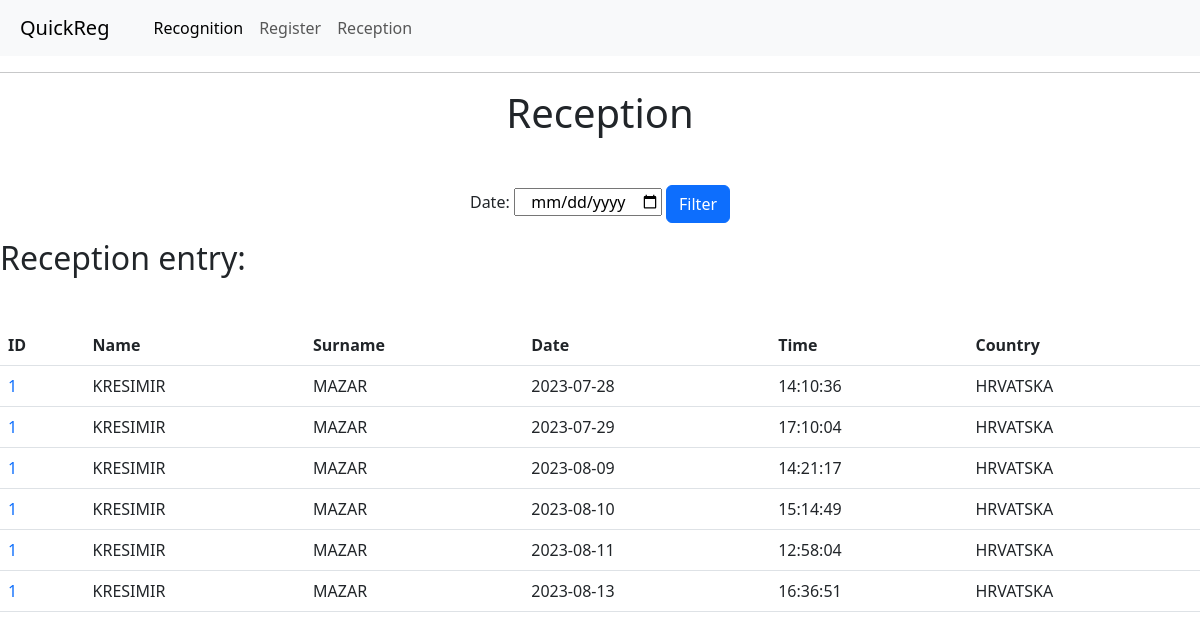
The app's page /reception, older data.
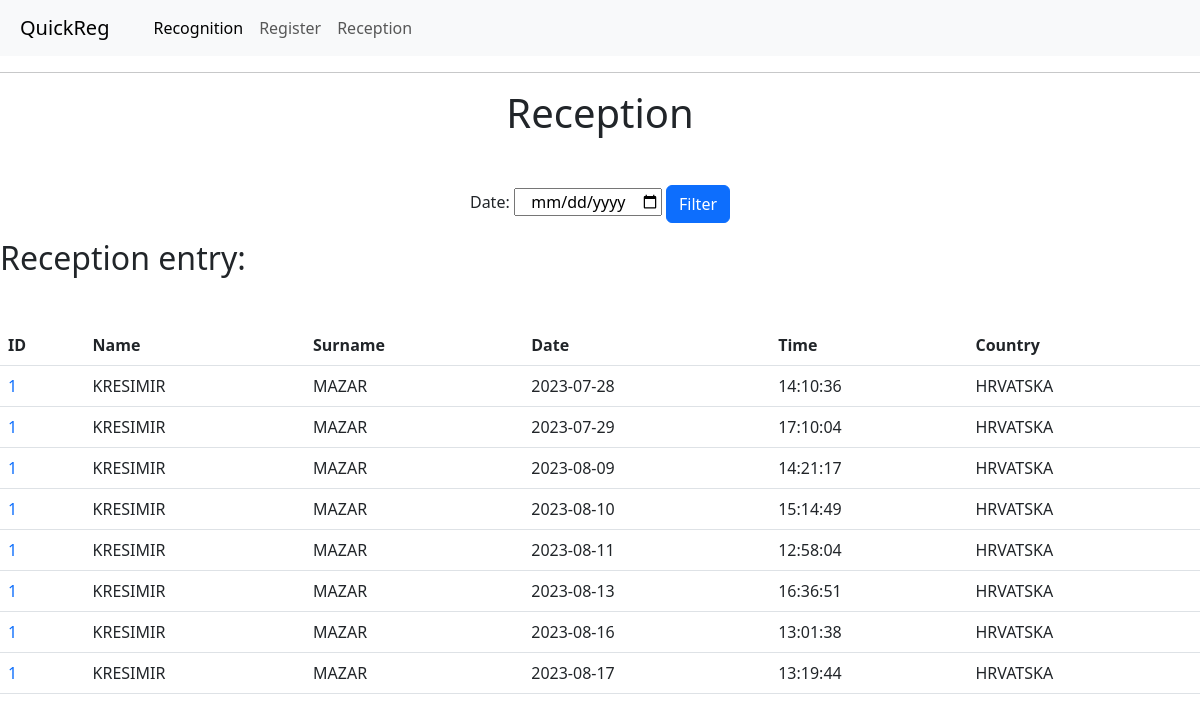
The same page, newer data.
### app/models.py (models this page shows, shortened)
class Reception(db.Model):
    id = db.Column(db.Integer, primary_key=True)
    user_id = db.Column(db.Integer, db.ForeignKey('user.id'), nullable=False)
    entry_date = db.Column(db.Date, nullable=False)
    entry_time = db.Column(db.Time, nullable=False)
    user = db.relationship('User', backref='receptions')

class User(UserMixin, db.Model):
    id = db.Column(db.Integer, primary_key=True)
    name = db.Column(db.String(128))
    surname = db.Column(db.String(128))
    picture = db.Column(db.LargeBinary)
    sex = db.Column(db.String(10), nullable=True)
    country = db.Column(db.String(100), nullable=True)
    citizenship = db.Column(db.String(100), nullable=True)
    date_of_birth = db.Column(db.Date)
    date_of_registration = db.Column(db.Date)
    identity_card_number = db.Column(db.String(50))
    date_of_expiry = db.Column(db.Date)
    residence = db.Column(db.String(200))
    issued_by = db.Column(db.String(200))
    oib = db.Column(db.String(20))
    front_document = db.Column(db.LargeBinary)
    back_document = db.Column(db.LargeBinary)

### app/routes.py (the view)
@app.route('/reception', methods=['GET'])
def reception():
    selected_date_str = request.args.get('date')
    if selected_date_str:
        selected_date = datetime.strptime(selected_date_str, '%Y-%m-%d').date()
        entries = Reception.query.filter(Reception.entry_date == selected_date).options(joinedload(Reception.user)).all()
    else:
        entries = Reception.query.all()
    today_date = datetime.now().strftime('%d-%m-%Y')
    return render_template('reception.html', entries=entries, today_date=today_date)

### app/templates/reception.html (shortened to what this page needs)
{% extends "base.html" %}
{% block content %}
    <h1 class="text-center mb-5">Reception</h1>
    <div class="mb-3 text-center">
        <label for="entry_date" class="form-label text-center">Date:</label>
        <input type="date" id="entry_date" class="text-center" name="entry_date" value="{{ today_date }}" class="form-control date-input">
        <a href="#" id="filter-btn" class="btn btn-primary">Filter</a>
    </div>
    {% if entries %}
        <h2 class=" mb-5">Reception entry:</h2>
        <table class="table">
            <thead>
                <tr>
                    <th>ID</th>
                    <th>Name</th>
                    <th>Surname</th>
                    <th>Date</th>
                    <th>Time</th>
                    <th>Country</th>
                </tr>
            </thead>
            <tbody id="table-body">
                {% for entry in entries %}
                <tr>
                    <td><a href="{{ url_for('profile', user_id=entry.user.id) }}" style="text-decoration: none;">{{ entry.user.id }}</a></td>
                    <td>{{ entry.user.name }}</td>
                    <td>{{ entry.user.surname }}</td>
                    <td>{{ entry.entry_date.strftime('%Y-%m-%d') }}</td>
                    <td>{{ entry.entry_time.strftime('%H:%M:%S') }}</td>
                    <td>{{ entry.user.country}}</td>
                </tr>
                {% endfor %}
            </tbody>
        </table>
    {% endif %}
{% endblock %}

Row changes from the older to the newer data that the page shows:
added Reception: user.id "1", user.name "KRESIMIR", user.surname "MAZAR", entry_date "2023-08-16", entry_time "13:01:38", user.country "HRVATSKA"
added Reception: user.id "1", user.name "KRESIMIR", user.surname "MAZAR", entry_date "2023-08-17", entry_time "13:19:44", user.country "HRVATSKA"
